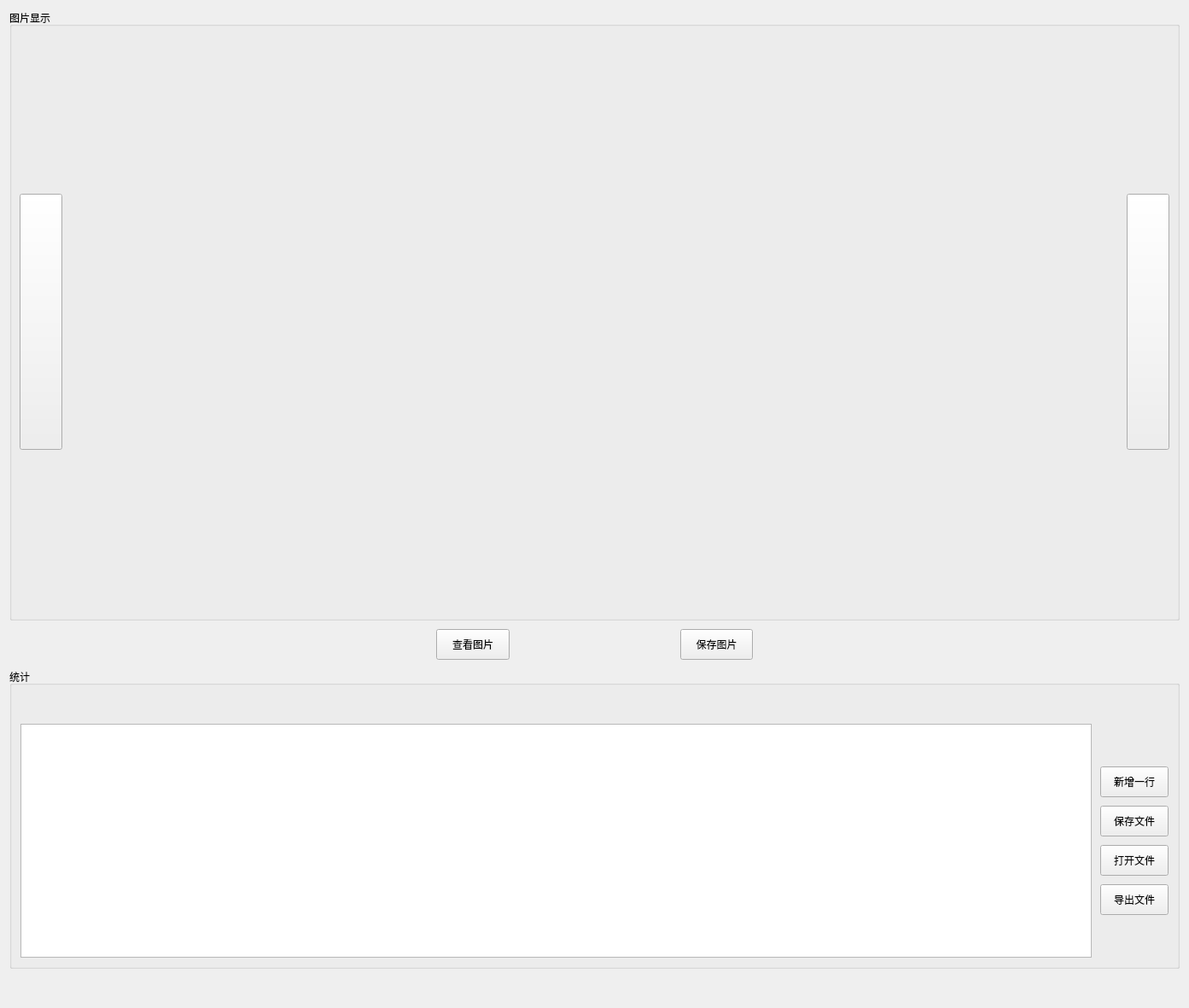
<?xml version="1.0" encoding="UTF-8"?>
<ui version="4.0">
 <class>ImageStatisticWgt</class>
 <widget class="QWidget" name="ImageStatisticWgt">
  <property name="geometry">
   <rect>
    <x>0</x>
    <y>0</y>
    <width>1393</width>
    <height>1181</height>
   </rect>
  </property>
  <property name="windowTitle">
   <string>Form</string>
  </property>
  <property name="windowIcon">
   <iconset resource="resource.qrc">
    <normaloff>:/ico/5.ico</normaloff>:/ico/5.ico</iconset>
  </property>
  <layout class="QVBoxLayout" name="verticalLayout_5" stretch="1,0,0,0">
   <property name="spacing">
    <number>10</number>
   </property>
   <item>
    <widget class="QGroupBox" name="groupBox_2">
     <property name="title">
      <string>图片显示</string>
     </property>
     <layout class="QVBoxLayout" name="verticalLayout_4">
      <item>
       <layout class="QHBoxLayout" name="horizontalLayout">
        <property name="spacing">
         <number>20</number>
        </property>
        <item>
         <widget class="QPushButton" name="previous_Btn">
          <property name="minimumSize">
           <size>
            <width>50</width>
            <height>36</height>
           </size>
          </property>
          <property name="maximumSize">
           <size>
            <width>50</width>
            <height>300</height>
           </size>
          </property>
          <property name="text">
           <string/>
          </property>
          <property name="icon">
           <iconset resource="resource.qrc">
            <normaloff>:/ico/previous-hover.png</normaloff>:/ico/previous-hover.png</iconset>
          </property>
          <property name="iconSize">
           <size>
            <width>35</width>
            <height>35</height>
           </size>
          </property>
         </widget>
        </item>
        <item>
         <layout class="QVBoxLayout" name="verticalLayout_3" stretch="1,0">
          <property name="spacing">
           <number>10</number>
          </property>
          <item>
           <widget class="ImageWgt" name="imageWgt" native="true">
            <property name="minimumSize">
             <size>
              <width>1100</width>
              <height>600</height>
             </size>
            </property>
           </widget>
          </item>
          <item>
           <widget class="QLabel" name="imageName_Lab">
            <property name="minimumSize">
             <size>
              <width>0</width>
              <height>25</height>
             </size>
            </property>
            <property name="styleSheet">
             <string notr="true">QLabel {
    color: #ffa02f;
    font-size: 18px;
    padding: 2px;
}</string>
            </property>
            <property name="text">
             <string/>
            </property>
           </widget>
          </item>
         </layout>
        </item>
        <item>
         <widget class="QPushButton" name="next_Btn">
          <property name="minimumSize">
           <size>
            <width>50</width>
            <height>36</height>
           </size>
          </property>
          <property name="maximumSize">
           <size>
            <width>50</width>
            <height>300</height>
           </size>
          </property>
          <property name="text">
           <string/>
          </property>
          <property name="icon">
           <iconset resource="resource.qrc">
            <normaloff>:/ico/next-hover.png</normaloff>:/ico/next-hover.png</iconset>
          </property>
          <property name="iconSize">
           <size>
            <width>35</width>
            <height>35</height>
           </size>
          </property>
         </widget>
        </item>
       </layout>
      </item>
     </layout>
    </widget>
   </item>
   <item>
    <layout class="QHBoxLayout" name="horizontalLayout_3">
     <property name="spacing">
      <number>200</number>
     </property>
     <property name="leftMargin">
      <number>500</number>
     </property>
     <property name="rightMargin">
      <number>500</number>
     </property>
     <item>
      <widget class="QPushButton" name="viewImage_Btn">
       <property name="minimumSize">
        <size>
         <width>0</width>
         <height>36</height>
        </size>
       </property>
       <property name="maximumSize">
        <size>
         <width>200</width>
         <height>16777215</height>
        </size>
       </property>
       <property name="text">
        <string>查看图片</string>
       </property>
      </widget>
     </item>
     <item>
      <widget class="QPushButton" name="saveImage_Btn">
       <property name="minimumSize">
        <size>
         <width>0</width>
         <height>36</height>
        </size>
       </property>
       <property name="maximumSize">
        <size>
         <width>200</width>
         <height>16777215</height>
        </size>
       </property>
       <property name="text">
        <string>保存图片</string>
       </property>
      </widget>
     </item>
    </layout>
   </item>
   <item>
    <widget class="QGroupBox" name="groupBox">
     <property name="title">
      <string>统计</string>
     </property>
     <layout class="QVBoxLayout" name="verticalLayout_6">
      <property name="spacing">
       <number>10</number>
      </property>
      <property name="leftMargin">
       <number>10</number>
      </property>
      <property name="topMargin">
       <number>10</number>
      </property>
      <property name="rightMargin">
       <number>10</number>
      </property>
      <property name="bottomMargin">
       <number>10</number>
      </property>
      <item>
       <layout class="QVBoxLayout" name="verticalLayout">
        <item>
         <widget class="QLabel" name="csvFileName_Lab">
          <property name="minimumSize">
           <size>
            <width>0</width>
            <height>25</height>
           </size>
          </property>
          <property name="font">
           <font>
            <pointsize>-1</pointsize>
           </font>
          </property>
          <property name="styleSheet">
           <string notr="true">QLabel {
    color: #ffa02f;
    font-size: 18px;
    padding: 2px;
}</string>
          </property>
          <property name="text">
           <string/>
          </property>
         </widget>
        </item>
        <item>
         <layout class="QHBoxLayout" name="horizontalLayout_2">
          <item>
           <widget class="QTableView" name="statisticTable"/>
          </item>
          <item>
           <layout class="QVBoxLayout" name="verticalLayout_2">
            <property name="spacing">
             <number>10</number>
            </property>
            <property name="topMargin">
             <number>50</number>
            </property>
            <property name="bottomMargin">
             <number>50</number>
            </property>
            <item>
             <widget class="QPushButton" name="addRow_Btn">
              <property name="minimumSize">
               <size>
                <width>0</width>
                <height>36</height>
               </size>
              </property>
              <property name="text">
               <string>新增一行</string>
              </property>
             </widget>
            </item>
            <item>
             <widget class="QPushButton" name="saveFile_Btn">
              <property name="minimumSize">
               <size>
                <width>0</width>
                <height>36</height>
               </size>
              </property>
              <property name="text">
               <string>保存文件</string>
              </property>
             </widget>
            </item>
            <item>
             <widget class="QPushButton" name="openFile_Btn">
              <property name="minimumSize">
               <size>
                <width>0</width>
                <height>36</height>
               </size>
              </property>
              <property name="text">
               <string>打开文件</string>
              </property>
             </widget>
            </item>
            <item>
             <widget class="QPushButton" name="exportFile_Btn">
              <property name="minimumSize">
               <size>
                <width>0</width>
                <height>36</height>
               </size>
              </property>
              <property name="text">
               <string>导出文件</string>
              </property>
             </widget>
            </item>
           </layout>
          </item>
         </layout>
        </item>
       </layout>
      </item>
     </layout>
    </widget>
   </item>
   <item>
    <widget class="QLabel" name="statisticBar_Lab">
     <property name="minimumSize">
      <size>
       <width>0</width>
       <height>25</height>
      </size>
     </property>
     <property name="font">
      <font>
       <pointsize>-1</pointsize>
      </font>
     </property>
     <property name="styleSheet">
      <string notr="true">QLabel {
    color: #ffa02f;
    font-size: 18px;
    padding: 2px;
}</string>
     </property>
     <property name="text">
      <string/>
     </property>
    </widget>
   </item>
  </layout>
 </widget>
 <customwidgets>
  <customwidget>
   <class>ImageWgt</class>
   <extends>QWidget</extends>
   <header>ImageWgt.h</header>
   <container>1</container>
  </customwidget>
 </customwidgets>
 <resources>
  <include location="resource.qrc"/>
 </resources>
 <connections/>
</ui>
